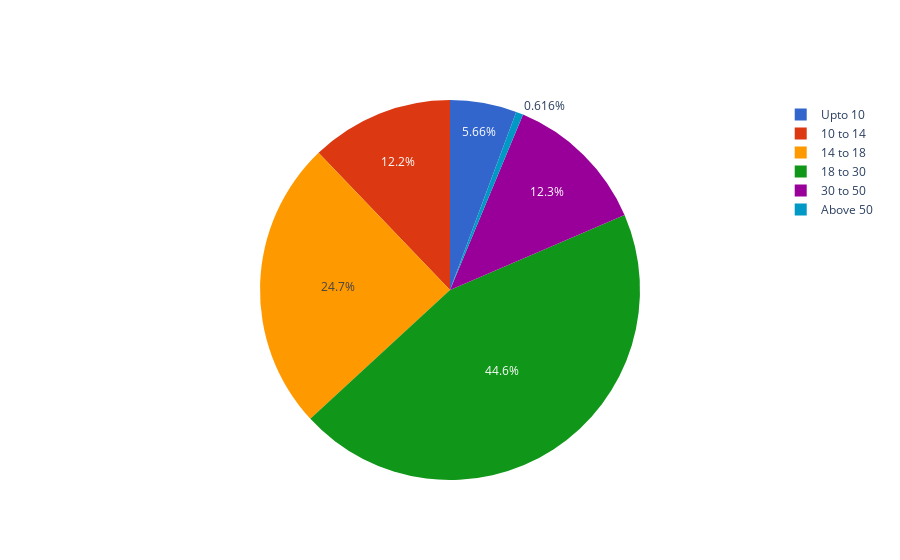

Notebook source saved alongside this figure:
### Markdown cell above
### Distribution of age groups of victims <a class="anchor" id="section_1_3"></a>

### Code cell
above_50 = inc_victims['Victims_Above_50_Yrs'].sum()
ten_to_14 = inc_victims['Victims_Between_10-14_Yrs'].sum()
fourteen_to_18 = inc_victims['Victims_Between_14-18_Yrs'].sum()
eighteen_to_30 = inc_victims['Victims_Between_18-30_Yrs'].sum()
thirty_to_50 = inc_victims['Victims_Between_30-50_Yrs'].sum()
upto_10 = inc_victims['Victims_Upto_10_Yrs'].sum()

age_grp = ['Upto 10','10 to 14','14 to 18','18 to 30','30 to 50','Above 50']
age_group_vals = [upto_10,ten_to_14,fourteen_to_18,eighteen_to_30,thirty_to_50,above_50]

fig = go.Figure(data=[go.Pie(labels=age_grp, values=age_group_vals,sort=False,
                            marker=dict(colors=px.colors.qualitative.G10),textfont_size=12)])

fig.show()

### Figure 1 — Plotly figure (JSON) as saved in the notebook; plotly's stock layout.template omitted (floating-point values rounded to 4 significant figures)
{"data": [{"labels": ["Upto 10", "10 to 14", "14 to 18", "18 to 30", "30 to 50", "Above 50"], "marker": {"colors": ["#3366CC", "#DC3912", "#FF9900", "#109618", "#990099", "#0099C6", "#DD4477", "#66AA00", "#B82E2E", "#316395"]}, "sort": false, "textfont": {"size": 12}, "type": "pie", "values": [239, 513, 1042, 1882, 517, 26]}], "layout": {}}
